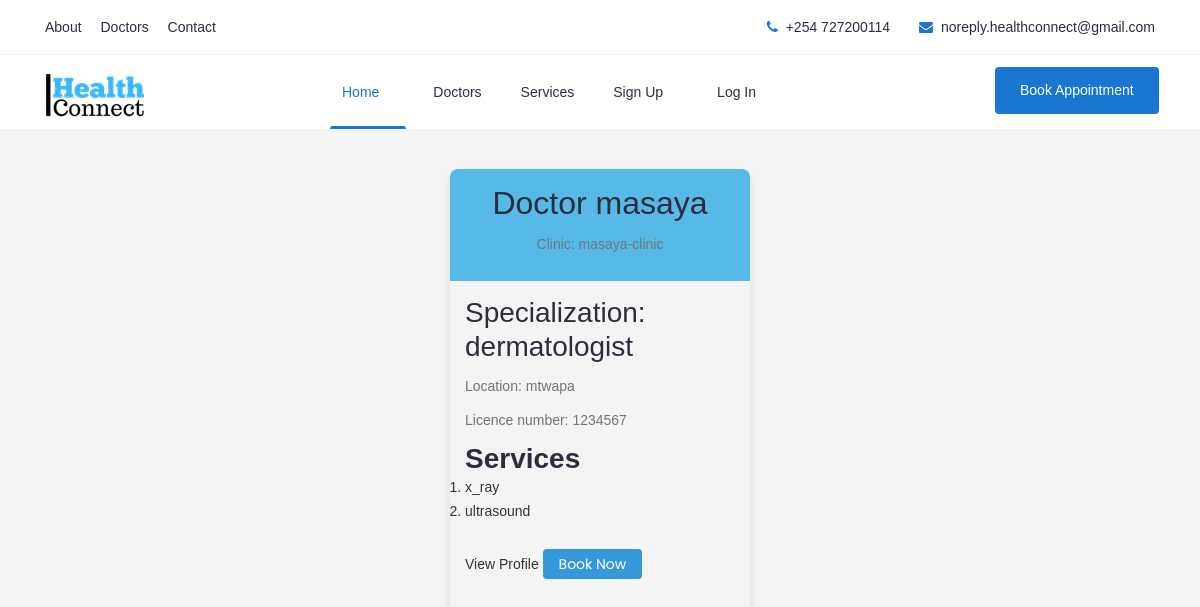
/doctor_list, run on the app's committed database.
### DAS/models.py (models this page shows, shortened)
class Doctor(db.Model):
    Doctor_id = db.Column(db.String(), primary_key=True)
    firstName = db.Column(db.String(20), nullable=False)
    lastName = db.Column(db.String(20), nullable=False)
    license_number = db.Column(db.Integer, unique=True, nullable=False)
    qualification = db.Column(db.String(20), nullable=False)
    specialization = db.Column(db.String(20), nullable=False)
    clinic_name = db.Column(db.String(20), nullable=False)
    clinic_address = db.Column(db.String(20), nullable=False)
    email = db.Column(db.String(120), unique=True, nullable=False)
    user_type = db.Column(db.String(10), default='Doctor')  # Fixed the typo here
    working_hours = db.Column(db.String, nullable=False)
    Short_description = db.Column(db.Text)  # Corrected from db.column to db.Column
    services = db.relationship('Service', backref='doctor', lazy=True)
    patients = db.relationship('Patient', secondary=doctor_patient_association, backref='doctors', lazy=True)
    profile_pic = db.Column(db.String(20), nullable=False, default='default.jpg')
    Appointments = db.relationship('Appointment', backref='doctor', lazy=True)

class Service(db.Model):
    service_id = db.Column(db.String(), primary_key=True)
    doctor_id = db.Column(db.String(), db.ForeignKey('doctor.Doctor_id'), nullable=False)
    service_name = db.Column(db.String(20), nullable=False)

### DAS/routes.py (the view)
@app.route('/doctor_list', methods=['GET', 'POST'])
def doctor_list():
    doctors = Doctor.query.all()
    return render_template('doctor_list.html', doctors = doctors)

### DAS/templates/doctor_list.html (shortened to what this page needs)
{% extends "layout.html" %}
{% block content %}
<head>
</head>
<body>
  <section>
    {% for doctor in doctors %}
      <div class="doctor-card">
        <div class="doctor-card-header">
          <h2>Doctor {{ doctor.firstName }}</h2>
          <p>Clinic: {{ doctor.clinic_name }}</p>
        </div>
        <div class="doctor-card-body">
          <h3>Specialization: {{ doctor.specialization }}</h3>
          <p>Location: {{ doctor.clinic_address }}</p>
          <p>Licence number: {{ doctor.license_number }}</p>
          <h3><b>Services</b></h3>
          <ol>
            {% for service in doctor.services %}
            <li>
              {{ service.service_name }}
            </li>
            {% endfor %}
          </ol>
          <a href="doctor1_profile.html">View Profile</a>
          <a href="#"></a><button class="book-now-button">Book Now</button></a>
        </div>
      </div>
    {% endfor %}
  </section>
</body>
{% endblock %}

### DAS/templates/layout.html (shortened to what this page needs)
<!doctype html>
<html class="no-js" lang="zxx">
    <head>
		<link rel="stylesheet" href="{{url_for('static', filename='css/bootstrap.min.css')}}">
		<link rel="stylesheet" href="{{url_for('static', filename='css/nice-select.css')}}">
        <link rel="stylesheet" href="{{url_for('static', filename='css/font-awesome.min.css')}}">
        <link rel="stylesheet" href="{{url_for('static',filename='css/icofont.css')}}">
		<link rel="stylesheet" href="{{url_for('static', filename='css/slicknav.min.css')}}">
        <link rel="stylesheet" href="{{url_for('static', filename='css/owl-carousel.css')}}">
		<link rel="stylesheet" href="{{url_for('static', filename='css/datepicker.css')}}">
        <link rel="stylesheet" href="{{url_for('static', filename='css/animate.min.css')}}">
        <link rel="stylesheet" href="{{url_for('static', filename='css/magnific-popup.css')}}">
        <link rel="stylesheet" href="{{url_for('static', filename='css/normalize.css')}}">
        <link rel="stylesheet" href="{{url_for('static', filename='style.css')}}">
        <link rel="stylesheet" href="{{url_for('static', filename='css/responsive.css')}}">
    </head>
    <body>
		<header class="header" >
			<div class="topbar">
				<div class="container">
					<div class="row">
						<div class="col-lg-6 col-md-5 col-12">
							<ul class="top-link">
								<li><a href="{{url_for('doctors')}}">About</a></li>
								<li><a href="{{url_for('doctor_list')}}">Doctors</a></li>
								<li><a href="{{url_for('doctors')}}">Contact</a></li>
							</ul>
						</div>
						<div class="col-lg-6 col-md-7 col-12">
							<ul class="top-contact">
								<li><i class="fa fa-phone"></i>+254 727200114</li>
								<li><i class="fa fa-envelope"></i><a href="mailto:support@yourmail.com">noreply.healthconnect@gmail.com</a></li>
							</ul>
						</div>
					</div>
				</div>
			</div>
			<div class="header-inner">
				<div class="container">
					<div class="inner">
						<div class="row">
							<div class="col-lg-3 col-md-3 col-12">
								<div class="logo">
									<a href="{{url_for('home')}}"><img src="static/img/logo.png" alt="#"></a>
								</div>
							</div>
							<div class="col-lg-7 col-md-9 col-12">
								<div class="main-menu">
									<nav class="navigation">
										<ul class="nav menu">
											<li class="active"><a href="{{url_for('home')}}">Home <i class="icofont-rounded-down"></i></a>
											</li>
											<li><a href="{{url_for('doctors')}}">Doctors </a></li>
											<li><a href="{{url_for('service')}}">Services </a></li>
											{% if current_user.is_authenticated %}
												<li><a href="{{url_for('account')}}">Account</a></li>
												<li><a href="{{url_for('logout')}}">Log out</a></li>
											{% else %}
												<li><a href="{{url_for('registration')}}">Sign Up <i class="icofont-rounded-down"></i></a>
												<li><a href="{{url_for('login')}}">Log in</a></li>
											{% endif %}
										</ul>
									</nav>
								</div>
							</div>
							<div class="col-lg-2 col-12">
								<div class="get-quote">
									<a href="{{url_for('appointment')}}" class="btn">Book Appointment</a>
								</div>
							</div>
						</div>
					</div>
				</div>
			</div>
		</header>
		{% block content %}{% endblock %}
    </body>
</html>

### DAS/templates/doctor_list.html (style rules this page uses)
body { font-family: Arial, sans-serif; margin: 0; padding: 0; background-color: #f4f4f4; color: #333; }
section { display: flex; flex-wrap: wrap; justify-content: center; padding: 20px; }
.doctor-card { width: 300px; height: 500px; margin: 20px; border-radius: 8px; overflow: hidden; box-shadow: 0 4px 8px rgba(0, 0, 0, 0.1); transition: background-color 0.3s, box-shadow 0.3s; cursor: pointer; }
.doctor-card a { text-decoration: none; color: inherit; }
.doctor-card-header { background-color: #57b9e7; color: #fff; padding: 15px; text-align: center; }
.doctor-card-body { padding: 15px; }
h2, h3 { margin: 0; }
p { margin: 10px 0; }
.book-now-button { background-color: #3498db; color: #fff; padding: 8px 16px; border: none; border-radius: 4px; cursor: pointer; transition: background-color 0.3s; margin-top: 10px; }

### data on the page
Doctor: firstName "masaya", clinic_name "masaya-clinic", specialization "dermatologist", clinic_address "mtwapa", license_number "1234567"
Service: service_name "x_ray"
Service: service_name "ultrasound"
